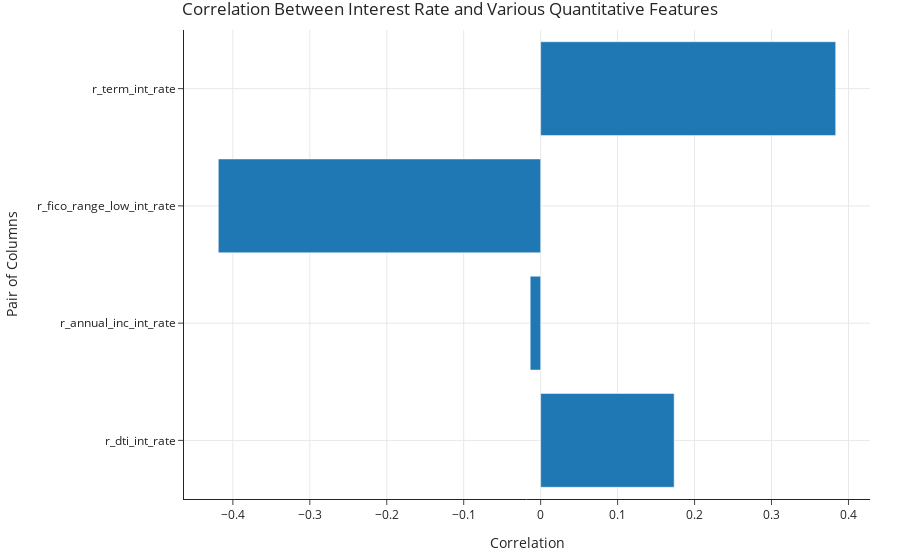

Notebook code for this chart:
### Markdown cell above
Run the cell below to draw a bar chart of the three correlations you computed, stored in `q2_correlations`.

### Code cell
(
    q2_correlations
    .plot(kind='barh', 
          title='Correlation Between Interest Rate and Various Quantitative Features',
          labels={'index': 'Pair of Columns', 'value': 'Correlation'}
         )
    .update_layout(showlegend=False)
)

### Figure 1 — Plotly figure (JSON) as saved in the notebook; plotly's stock layout.template omitted (floating-point values rounded to 4 significant figures)
{"data": [{"alignmentgroup": "True", "hovertemplate": "variable=0<br>Correlation=%{x}<br>Pair of Columns=%{y}<extra></extra>", "legendgroup": "0", "marker": {"color": "#1F77B4", "pattern": {"shape": ""}}, "name": "0", "offsetgroup": "0", "orientation": "h", "showlegend": true, "textposition": "auto", "type": "bar", "x": [0.1735, -0.01359, -0.4189, 0.3834], "xaxis": "x", "y": ["r_dti_int_rate", "r_annual_inc_int_rate", "r_fico_range_low_int_rate", "r_term_int_rate"], "yaxis": "y"}], "layout": {"autosize": true, "barmode": "relative", "legend": {"title": {"text": "variable"}, "tracegroupgap": 0}, "showlegend": false, "title": {"text": "Correlation Between Interest Rate and Various Quantitative Features"}, "xaxis": {"anchor": "y", "autorange": true, "domain": [0, 1], "range": [-0.4635, 0.428], "title": {"text": "Correlation"}, "type": "linear"}, "yaxis": {"anchor": "x", "autorange": true, "domain": [0, 1], "range": [-0.5, 3.5], "title": {"text": "Pair of Columns"}, "type": "category"}}}
